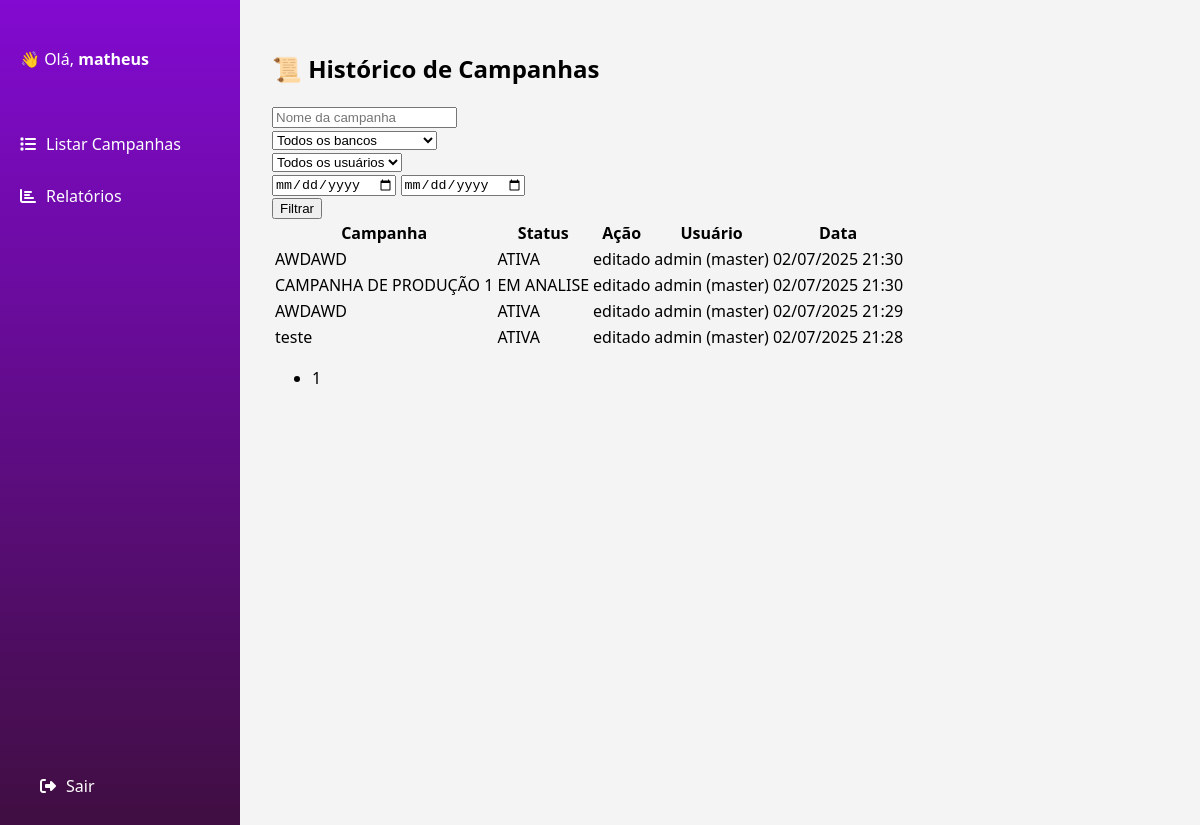
/historico/ (signed in), run on the app's committed database.
### usuarios/models.py (models this page shows)
class Usuario(AbstractUser):
    TIPO_CHOICES = (
        ('master', 'Master'),
        ('editor', 'Editor'),
        ('visualizador', 'Visualizador'),
    )
    tipo = models.CharField(max_length=20, choices=TIPO_CHOICES, default='visualizador')
    def __str__(self):
        return f"{self.username} ({self.tipo})"

### historico/models.py (models this page shows, shortened)
class HistoricoAcao(models.Model):
    ACAO_CHOICES = (
        ('criado', 'Criado'),
        ('editado', 'Editado'),
        ('deletado', 'Deletado'),
    )
    campanha = models.ForeignKey(Campanha, on_delete=models.SET_NULL, null=True,blank=True )
    usuario = models.ForeignKey(settings.AUTH_USER_MODEL, on_delete=models.SET_NULL, null=True)
    acao = models.CharField(max_length=10, choices=ACAO_CHOICES)
    data_hora = models.DateTimeField(auto_now_add=True)
    detalhe = models.TextField(blank=True)

### campanhas/models.py (models this page shows, shortened)
class Campanha(models.Model):
    TIPO_VALOR_CHOICES = [
        ('R$', 'R$'),
        ('%', '%'),
    ]
    STATUS_MANUAL_CHOICES = [
        ('ATIVA', 'Ativa'),
        ('INATIVA', 'Inativa'),
        ('EM ANALISE', 'Em analise'),
    ]
    banco = models.ForeignKey(Banco, on_delete=models.PROTECT, related_name='campanhas')
    campanha = models.CharField(max_length=200, default=' ')
    nomenclatura_wb = models.CharField(max_length=200, default=' ')
    recebido = models.CharField(max_length=200, default=' ', blank=True, null=True)
    parametrizado_wb = models.CharField(max_length=200, default=' ', blank=True, null=True)
    tipo_valor_recebido = models.CharField(max_length=20, choices=TIPO_VALOR_CHOICES, default='%', blank=True, null=True)
    tipo_valor_parametrizado_wb = models.CharField(max_length=20, choices=TIPO_VALOR_CHOICES, default=' ', blank=True, null=True)
    vigencia_inicio = models.DateField(default=timezone.now)
    vigencia_fim = models.DateField(blank=True, null=True)
    periodicidade_repasses = models.CharField(max_length=100, default=' ')
    previsao_pagamento = models.CharField(max_length=100,blank=True, null=True)
    parametro_avaliacao = models.TextField(default=' ')
    criterio_apuracao = models.TextField(default=' ')
    observacoes = models.TextField(blank=True, null=True)
    possui_meta = models.BooleanField(default=False)
    tem_garantido = models.BooleanField(default=False)
    status_manual = models.CharField(max_length=50, choices=STATUS_MANUAL_CHOICES, default='ATIVA')

### historico/views.py (the view)
# urls.py: path('historico/', historico_listagem, name='historico_listagem'),
@login_required
def historico_listagem(request):
    queryset = HistoricoAcao.objects.select_related('campanha', 'usuario')
    nome = request.GET.get('nome')
    banco_id = request.GET.get('banco')
    usuario_id = request.GET.get('usuario')
    data_inicio = request.GET.get('data_inicio')
    data_fim = request.GET.get('data_fim')
    if nome:
        queryset = queryset.filter(campanha__campanha__icontains=nome)
    if banco_id:
        queryset = queryset.filter(campanha__banco_id=banco_id)
    if usuario_id:
        queryset = queryset.filter(usuario_id=usuario_id)
    if data_inicio and data_fim:
        queryset = queryset.filter(data_hora__range=[data_inicio, data_fim])
    paginator = Paginator(queryset.order_by('-data_hora'), 10)
    page_number = request.GET.get('page')
    page_obj = paginator.get_page(page_number)
    bancos = Banco.objects.all()
    usuarios = queryset.values_list('usuario__id', 'usuario__username').distinct()
    context = {
        'page_obj': page_obj,
        'bancos': bancos,
        'usuarios': usuarios,
    }
    return render(request, 'historico_listagem.html', context)

### campanhas/templates/historico_listagem.html (shortened to what this page needs)
{% extends 'base.html' %}
{% load static %}
{% block content %}
<div class="container mt-4">
    <h2>📜 Histórico de Campanhas</h2>
    <form method="get" class="row g-3 mb-3">
        <div class="col-md-3">
            <input type="text" name="nome" class="form-control" placeholder="Nome da campanha" value="{{ request.GET.nome }}">
        </div>
        <div class="col-md-3">
            <select name="banco" class="form-select">
                <option value="">Todos os bancos</option>
            </select>
        </div>
        <div class="col-md-3">
            <select name="usuario" class="form-select">
                <option value="">Todos os usuários</option>
            </select>
        </div>
        <div class="col-md-3">
            <input type="date" name="data_inicio" class="form-control" value="{{ request.GET.data_inicio }}">
            <input type="date" name="data_fim" class="form-control mt-1" value="{{ request.GET.data_fim }}">
        </div>
        <div class="col-md-12">
            <button type="submit" class="btn btn-primary">Filtrar</button>
        </div>
    </form>
    <table class="table table-striped">
        <thead>
            <tr>
                <th>Campanha</th>
                <th>Status</th>
                <th>Ação</th>
                <th>Usuário</th>
                <th>Data</th>
            </tr>
        </thead>
        <tbody>
            {% for historico in page_obj %}
                <tr>
                    <td>{{ historico.campanha.campanha }}</td>
                    <td>{{ historico.campanha.status_manual }}</td>
                    <td>{{ historico.acao }}</td>
                    <td>{{ historico.usuario }}</td>
                    <td>{{ historico.data_hora|date:"d/m/Y H:i" }}</td>
                </tr>
            {% empty %}
                <tr><td colspan="5">Nenhum histórico encontrado.</td></tr>
            {% endfor %}
        </tbody>
    </table>
    <nav>
        <ul class="pagination">
            <li class="page-item active"><span class="page-link">{{ page_obj.number }}</span></li>
        </ul>
    </nav>
</div>
{% endblock %}

### campanhas/templates/base.html (shortened to what this page needs)
<!DOCTYPE html>
<html lang="pt-br">
<head>
    <link rel="stylesheet" href="https://cdnjs.cloudflare.com/ajax/libs/font-awesome/6.4.0/css/all.min.css">
</head>
<body>
    <nav class="sidebar">
        <div style="padding: 0 20px; margin-bottom: 2rem;">
        {% if user.is_authenticated %}
            <p>👋 Olá, <strong>{{ user.username }}</strong></p>
        {% endif %}
        </div>
        <a href="{% url 'campanha_list' %}"><i class="fa fa-list"></i>Listar Campanhas</a>
        <a href="#"><i class="fa fa-chart-bar"></i>Relatórios</a>
        <div style="margin-top: auto; padding: 20px;">
        {% if user.is_authenticated %}
            <a href="{% url 'logout' %}"><i class="fa fa-sign-out-alt"></i> Sair</a>
        {% endif %}
        </div>
    </nav>
    <main class="content">
        {% block content %}{% endblock %}
    </main>
</body>
</html>

### campanhas/templates/base.html (style rules this page uses)
body { margin: 0; font-family: 'Segoe UI', sans-serif; background-color: #f4f4f4; display: flex; }
.sidebar { width: 240px; height: 100vh; background: linear-gradient(to bottom, #820AD1, #3F0E40); color: white; display: flex; flex-direction: column; padding-top: 2rem; }
.sidebar a { color: white; text-decoration: none; padding: 15px 20px; display: flex; align-items: center; transition: background 0.2s; }
.sidebar i { margin-right: 10px; }
.content { flex: 1; padding: 2rem; }

### data on the page
Usuario: username "matheus"
HistoricoAcao: campanha.campanha "AWDAWD", campanha.status_manual "ATIVA", acao "editado", usuario "admin (master)", data_hora "02/07/2025 21:30"
HistoricoAcao: campanha.campanha "CAMPANHA DE PRODUÇÃO 1", campanha.status_manual "EM ANALISE", acao "editado", usuario "admin (master)", data_hora "02/07/2025 21:30"
HistoricoAcao: campanha.campanha "AWDAWD", campanha.status_manual "ATIVA", acao "editado", usuario "admin (master)", data_hora "02/07/2025 21:29"
HistoricoAcao: campanha.campanha "teste", campanha.status_manual "ATIVA", acao "editado", usuario "admin (master)", data_hora "02/07/2025 21:28"

### other printed values
{{ page_obj.number }} "1"
